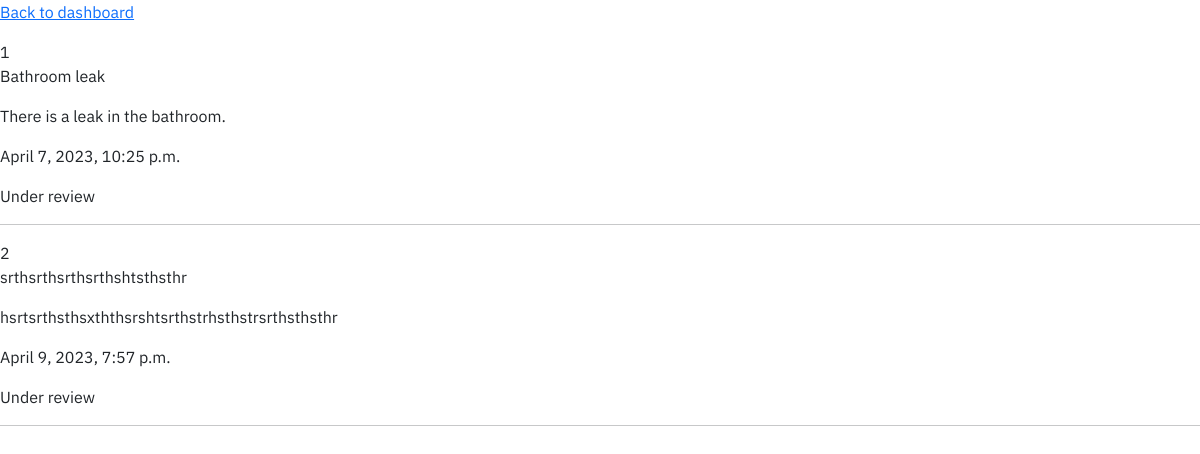
Before: /resident/complaints (signed in) with the older database file.
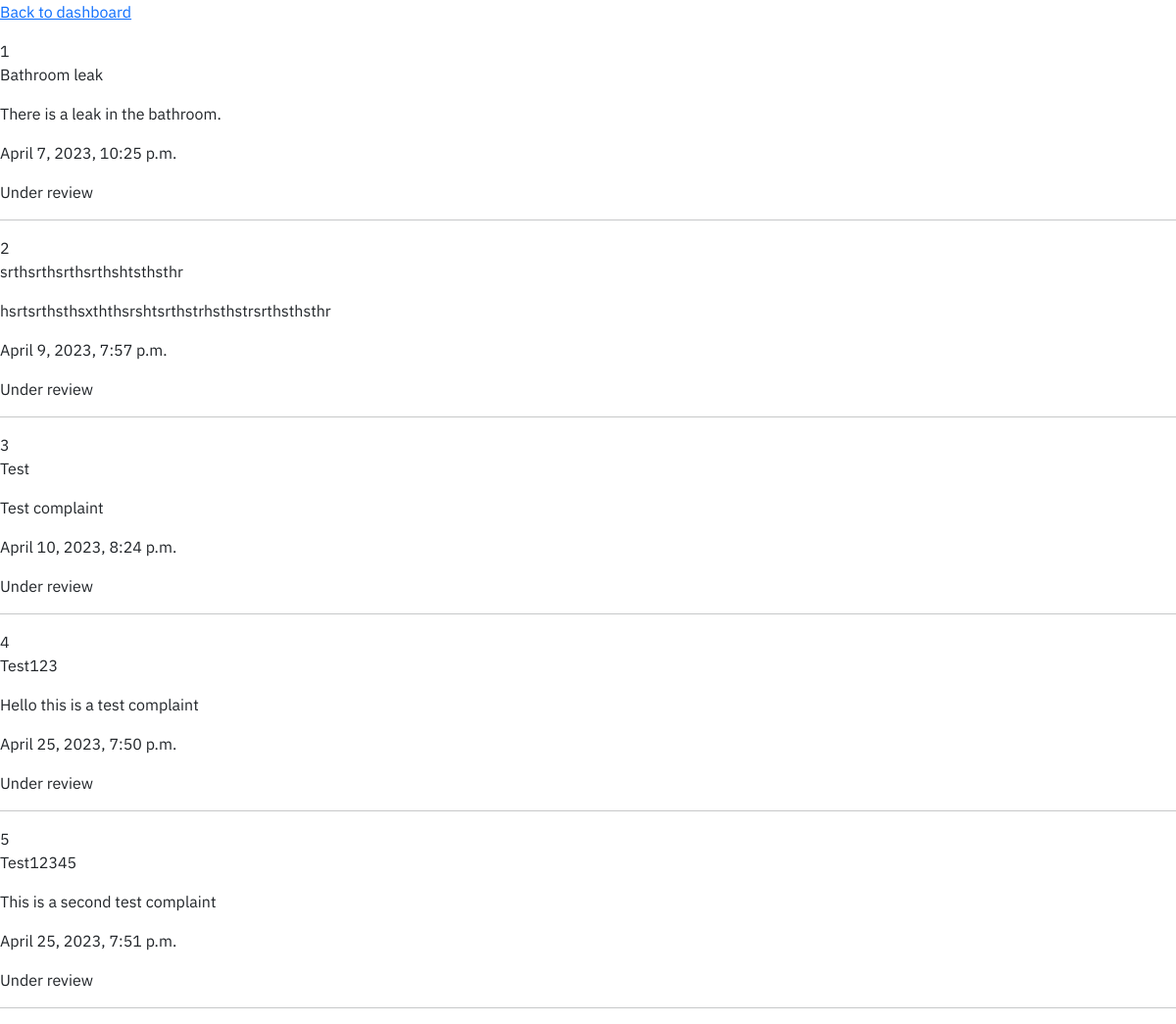
After: the same page with the newer database file.
### ComplaintApp/models.py (models this page shows)
class Complaint(models.Model):
    COMPLAINT_STATUS_CHOICES = (
        ('one', 'Under review'),
        ('two', 'Being resolved'),
        ('three', 'Resolved')
        )
    ComplaintType = models.CharField(max_length=255)
    ComplaintDescription = models.TextField()
    ComplaintTime = models.DateTimeField(auto_now=True)
    ComplaintStatus = models.CharField(max_length=50, choices=COMPLAINT_STATUS_CHOICES, default='Under review')
    resident = models.ForeignKey(CustomUser, on_delete=models.CASCADE, limit_choices_to={'groups__name': 'Resident'})

### ComplaintApp/views.py (the view)
# urls.py: path('resident/complaints', views.view_resident_complaints, name='view_resident_complaints'),
@login_required(redirect_field_name= reverse_lazy('resident_dashboard'), login_url = reverse_lazy('resident_login'))
def view_resident_complaints(request:HttpRequest):
    user = CustomUser.objects.get(pk = request.user.id)
    if user is not None and user.groups.filter(name = "Resident").exists():
        complaints = Complaint.objects.filter(resident = user).values()
        return render(request, 'resident/resident-complaints.html', {'complaints':complaints})
    else:
        return redirect(reverse_lazy('home'))

### ComplaintApp/templates/resident/resident-complaints.html (shortened to what this page needs)
{% extends 'base.html' %}
{% block content %}
<p><a href="{% url 'resident_dashboard' %}">Back to dashboard</a></p>
{% if complaints %} {% for complain in complaints %} {{ forloop.counter }}
<p>{{complain.ComplaintType}}</p>
<p>{{complain.ComplaintDescription}}</p>
<p>{{complain.ComplaintTime}}</p>
<p>{{complain.ComplaintStatus}} </p>
<hr>
{% endfor %}
{% endif %}
{% endblock %}

### ComplaintApp/templates/base.html (shortened to what this page needs)
<!DOCTYPE html>
<html lang="en">
  <head>
    <link
      href="https://cdn.jsdelivr.net/npm/bootstrap@5.3.0-alpha3/dist/css/bootstrap.min.css"
      rel="stylesheet"
 />
  </head>
  <body>
    {% block content %}
    {% endblock %}
  </body>
</html>

### ComplaintApp/templates/base.html (style rules this page uses)
body { font-family: 'IBM Plex Sans', sans-serif; }

Changed rows visible on the page:
added Complaint: ComplaintType "Test", ComplaintDescription "Test complaint", ComplaintTime "April 10, 2023, 8:24 p.m.", ComplaintStatus "Under review"
added Complaint: ComplaintType "Test123", ComplaintDescription "Hello this is a test complaint", ComplaintTime "April 25, 2023, 7:50 p.m.", ComplaintStatus "Under review"
added Complaint: ComplaintType "Test12345", ComplaintDescription "This is a second test complaint", ComplaintTime "April 25, 2023, 7:51 p.m.", ComplaintStatus "Under review"
